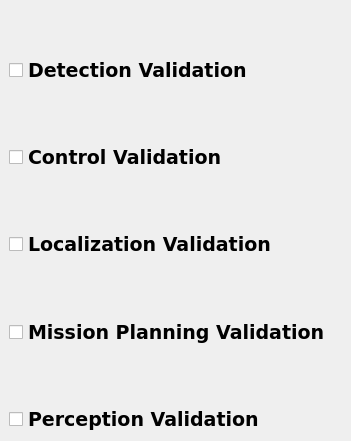
          <widget class="QWidget" name="horizontalWidget_4" native="true">
           <property name="enabled">
            <bool>true</bool>
           </property>
           <property name="geometry">
            <rect>
             <x>0</x>
             <y>0</y>
             <width>351</width>
             <height>441</height>
            </rect>
           </property>
           <property name="sizePolicy">
            <sizepolicy hsizetype="Preferred" vsizetype="Expanding">
             <horstretch>0</horstretch>
             <verstretch>0</verstretch>
            </sizepolicy>
           </property>
           <property name="autoFillBackground">
            <bool>true</bool>
           </property>
           <widget class="QWidget" name="layoutWidget">
            <property name="geometry">
             <rect>
              <x>9</x>
              <y>9</y>
              <width>341</width>
              <height>431</height>
             </rect>
            </property>
            <layout class="QGridLayout" name="gridLayout_2">
             <item row="0" column="0">
              <spacer name="verticalSpacer_5">
               <property name="orientation">
                <enum>Qt::Vertical</enum>
               </property>
               <property name="sizeHint" stdset="0">
                <size>
                 <width>20</width>
                 <height>40</height>
                </size>
               </property>
              </spacer>
             </item>
             <item row="1" column="0">
              <widget class="QCheckBox" name="checkBox_2">
               <property name="sizePolicy">
                <sizepolicy hsizetype="Expanding" vsizetype="Expanding">
                 <horstretch>0</horstretch>
                 <verstretch>0</verstretch>
                </sizepolicy>
               </property>
               <property name="font">
                <font>
                 <family>DejaVu Sans</family>
                 <pointsize>14</pointsize>
                 <weight>75</weight>
                 <bold>true</bold>
                </font>
               </property>
               <property name="text">
                <string>Detection Validation</string>
               </property>
              </widget>
             </item>
             <item row="2" column="0">
              <spacer name="verticalSpacer_4">
               <property name="orientation">
                <enum>Qt::Vertical</enum>
               </property>
               <property name="sizeHint" stdset="0">
                <size>
                 <width>20</width>
                 <height>40</height>
                </size>
               </property>
              </spacer>
             </item>
             <item row="3" column="0">
              <widget class="QCheckBox" name="checkBox_3">
               <property name="sizePolicy">
                <sizepolicy hsizetype="Expanding" vsizetype="Expanding">
                 <horstretch>0</horstretch>
                 <verstretch>0</verstretch>
                </sizepolicy>
               </property>
               <property name="font">
                <font>
                 <family>DejaVu Sans</family>
                 <pointsize>14</pointsize>
                 <weight>75</weight>
                 <bold>true</bold>
                </font>
               </property>
               <property name="text">
                <string>Control Validation</string>
               </property>
              </widget>
             </item>
             <item row="4" column="0">
              <spacer name="verticalSpacer_3">
               <property name="orientation">
                <enum>Qt::Vertical</enum>
               </property>
               <property name="sizeHint" stdset="0">
                <size>
                 <width>20</width>
                 <height>40</height>
                </size>
               </property>
              </spacer>
             </item>
             <item row="5" column="0">
              <widget class="QCheckBox" name="ckbox_localization">
               <property name="sizePolicy">
                <sizepolicy hsizetype="Expanding" vsizetype="Expanding">
                 <horstretch>0</horstretch>
                 <verstretch>0</verstretch>
                </sizepolicy>
               </property>
               <property name="font">
                <font>
                 <family>DejaVu Sans</family>
                 <pointsize>14</pointsize>
                 <weight>75</weight>
                 <bold>true</bold>
                </font>
               </property>
               <property name="text">
                <string>Localization Validation</string>
               </property>
              </widget>
             </item>
             <item row="6" column="0">
              <spacer name="verticalSpacer_2">
               <property name="orientation">
                <enum>Qt::Vertical</enum>
               </property>
               <property name="sizeHint" stdset="0">
                <size>
                 <width>20</width>
                 <height>40</height>
                </size>
               </property>
              </spacer>
             </item>
             <item row="7" column="0">
              <widget class="QCheckBox" name="ckbox_PathPlanning">
               <property name="sizePolicy">
                <sizepolicy hsizetype="Expanding" vsizetype="Expanding">
                 <horstretch>0</horstretch>
                 <verstretch>0</verstretch>
                </sizepolicy>
               </property>
               <property name="font">
                <font>
                 <family>DejaVu Sans</family>
                 <pointsize>14</pointsize>
                 <weight>75</weight>
                 <bold>true</bold>
                </font>
               </property>
               <property name="text">
                <string>Mission Planning Validation</string>
               </property>
              </widget>
             </item>
             <item row="8" column="0">
              <spacer name="verticalSpacer">
               <property name="orientation">
                <enum>Qt::Vertical</enum>
               </property>
               <property name="sizeHint" stdset="0">
                <size>
                 <width>20</width>
                 <height>40</height>
                </size>
               </property>
              </spacer>
             </item>
             <item row="9" column="0">
              <widget class="QCheckBox" name="ckbox_perception">
               <property name="sizePolicy">
                <sizepolicy hsizetype="Expanding" vsizetype="Expanding">
                 <horstretch>0</horstretch>
                 <verstretch>0</verstretch>
                </sizepolicy>
               </property>
               <property name="font">
                <font>
                 <family>DejaVu Sans</family>
                 <pointsize>14</pointsize>
                 <weight>75</weight>
                 <bold>true</bold>
                </font>
               </property>
               <property name="text">
                <string>Perception Validation</string>
               </property>
              </widget>
             </item>
            </layout>
           </widget>
          </widget>
